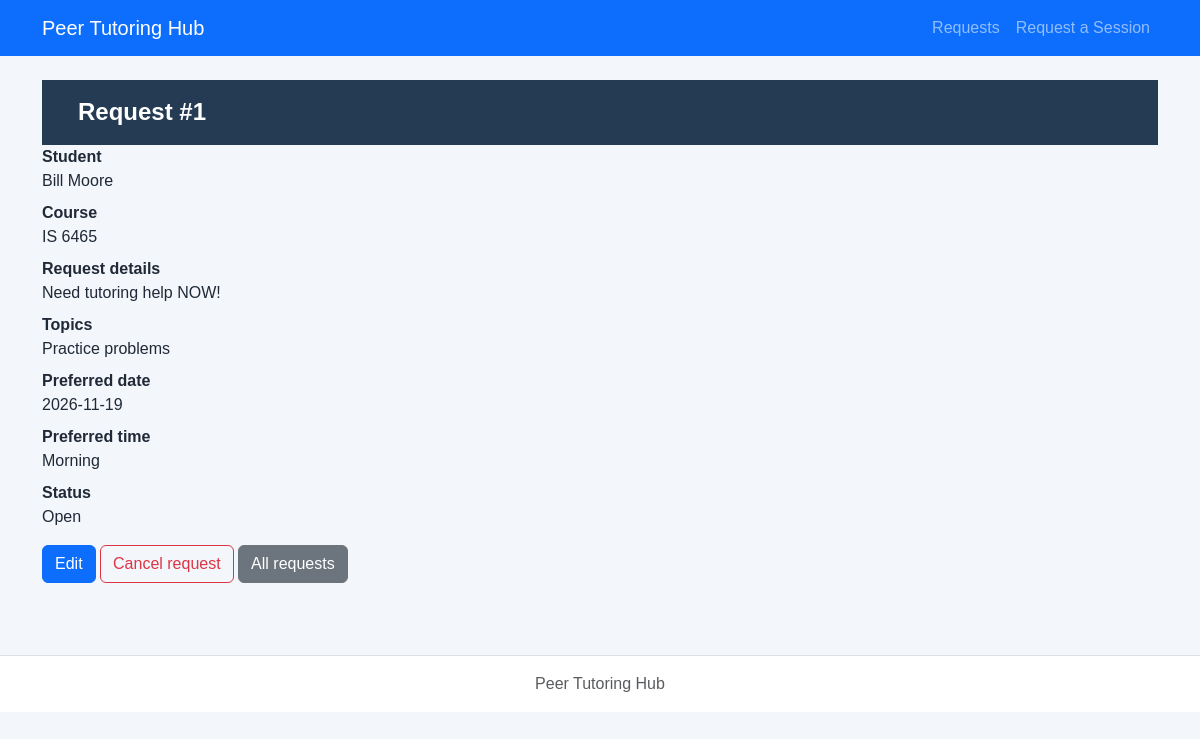
The app's page /lab6/php/request-details.php?request_id=1 with its own data.
### tables this page shows
CREATE TABLE tutoring_requests (
    request_id INTEGER PRIMARY KEY,
    student_id INTEGER NOT NULL,
    course TEXT NOT NULL,
    topic TEXT NOT NULL,
    preferred_date TEXT NOT NULL,
    preferred_time TEXT NOT NULL,
    status TEXT NOT NULL DEFAULT 'Open' CHECK(status IN ('Open','Cancelled','Assigned','Completed')),
    created_at TEXT NOT NULL DEFAULT CURRENT_TIMESTAMP,
    FOREIGN KEY(student_id) REFERENCES students(student_id)
);

CREATE TABLE students (
    student_id INTEGER PRIMARY KEY,
    student_name TEXT NOT NULL,
    student_email TEXT NOT NULL UNIQUE,
    user_id INTEGER,
    FOREIGN KEY(user_id) REFERENCES users(user_id)
);

### lab6/config/db.php (called while the page is built)
<?php
function openDatabase($path = null) {
    if ($path === null) {
        $path = dirname(__DIR__) . '/database/tutoring.db';
    }
    $pdo = new PDO('sqlite:' . $path);
    $pdo->setAttribute(PDO::ATTR_ERRMODE, PDO::ERRMODE_EXCEPTION);
    $pdo->setAttribute(PDO::ATTR_DEFAULT_FETCH_MODE, PDO::FETCH_ASSOC);
    $pdo->exec('PRAGMA foreign_keys = ON');
    return $pdo;
}

### lab6/repositories/requestPDO.php (called while the page is built, shortened)
<?php
function findRequest($pdo, $id) {
    $stmt=$pdo->prepare('SELECT r.*,s.student_name,s.student_email FROM tutoring_requests r JOIN students s ON r.student_id=s.student_id WHERE r.request_id=?');
    $stmt->execute([$id]);return $stmt->fetch();
}

### lab6/services/requestService.php (called while the page is built, shortened)
<?php
require_once dirname(__DIR__).'/repositories/requestPDO.php';
function escapeHtml($v) {return htmlspecialchars((string)$v,ENT_QUOTES,'UTF-8');}
function decodeTopic($topic) {
    $v=json_decode($topic,true);
    return is_array($v)&&isset($v['reason'])&&is_array($v['topics']??null) ? $v : ['reason'=>$topic,'topics'=>[]];
}

### lab6/php/request-details.php (the view, shortened to what this page needs)
<?php
require_once __DIR__.'/../config/db.php';require_once __DIR__.'/../services/requestService.php';
$id=filter_input(INPUT_GET,'request_id',FILTER_VALIDATE_INT);
$r=findRequest(openDatabase(),$id);if(!$r){http_response_code(404);exit('Request not found');}
$topic=decodeTopic($r['topic']);require __DIR__.'/../includes/header.php';require __DIR__.'/../includes/nav.php';?>
<main class="container py-4"><h1>Request #<?=(int)$id?></h1><dl>
<dt>Student</dt><dd><?=escapeHtml($r['student_name'])?></dd><dt>Course</dt><dd><?=escapeHtml($r['course'])?></dd><dt>Request details</dt><dd><?=escapeHtml($topic['reason'])?></dd><dt>Topics</dt><dd><?=escapeHtml(implode(', ',$topic['topics']))?></dd><dt>Preferred date</dt><dd><?=escapeHtml($r['preferred_date'])?></dd><dt>Preferred time</dt><dd><?=escapeHtml($r['preferred_time'])?></dd><dt>Status</dt><dd><?=escapeHtml($r['status'])?></dd></dl>
<?php if($r['status']==='Open'):?><a class="btn btn-primary" href="edit-request.php?request_id=<?=$id?>">Edit</a> <a class="btn btn-outline-danger" href="delete-request.php?request_id=<?=$id?>">Cancel request</a><?php endif;?> <a href="requests.php" class="btn btn-secondary">All requests</a></main><?php require __DIR__.'/../includes/footer.php';?>

### lab6/css/styles.css (style rules this page uses)
* { box-sizing: border-box; }
body { margin: 0; min-height: 100vh; font-family: Arial, Helvetica, sans-serif; color: #1f2937; background-color: #f3f6fa; }
h1 { margin: 0; padding: 18px 36px; color: #ffffff; font-size: 24px; font-weight: 700; background-color: #243b53; }

### records on screen
tutoring_requests: student.student_name "Bill Moore", course "IS 6465", topic "Need tutoring help NOW!", topic "Practice problems", preferred_date "2026-11-19", preferred_time "Morning", status "Open"

### other values on screen
$id "1"
